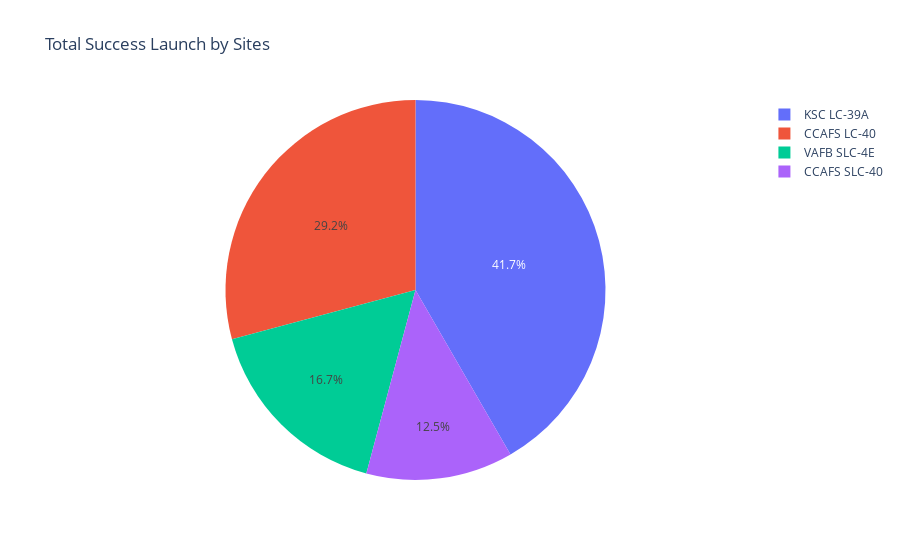

The notebook cell saved with this chart:
### Code cell
filtered_data=spacex_df.groupby('Launch Site')['class'].sum().to_frame()
site=filtered_data.index.to_list()
count=filtered_data['class'].to_list()
fig = px.pie(values=count, names=site, title='Total Success Launch by Sites')
fig.show()

### Figure 1 — Plotly figure (JSON) as saved in the notebook; plotly's stock layout.template omitted (floating-point values rounded to 4 significant figures)
{"data": [{"domain": {"x": [0, 1], "y": [0, 1]}, "hovertemplate": "label=%{label}<br>value=%{value}<extra></extra>", "labels": ["CCAFS LC-40", "CCAFS SLC-40", "KSC LC-39A", "VAFB SLC-4E"], "legendgroup": "", "name": "", "showlegend": true, "type": "pie", "values": [7, 3, 10, 4]}], "layout": {"autosize": true, "legend": {"tracegroupgap": 0}, "title": {"text": "Total Success Launch by Sites"}}}
